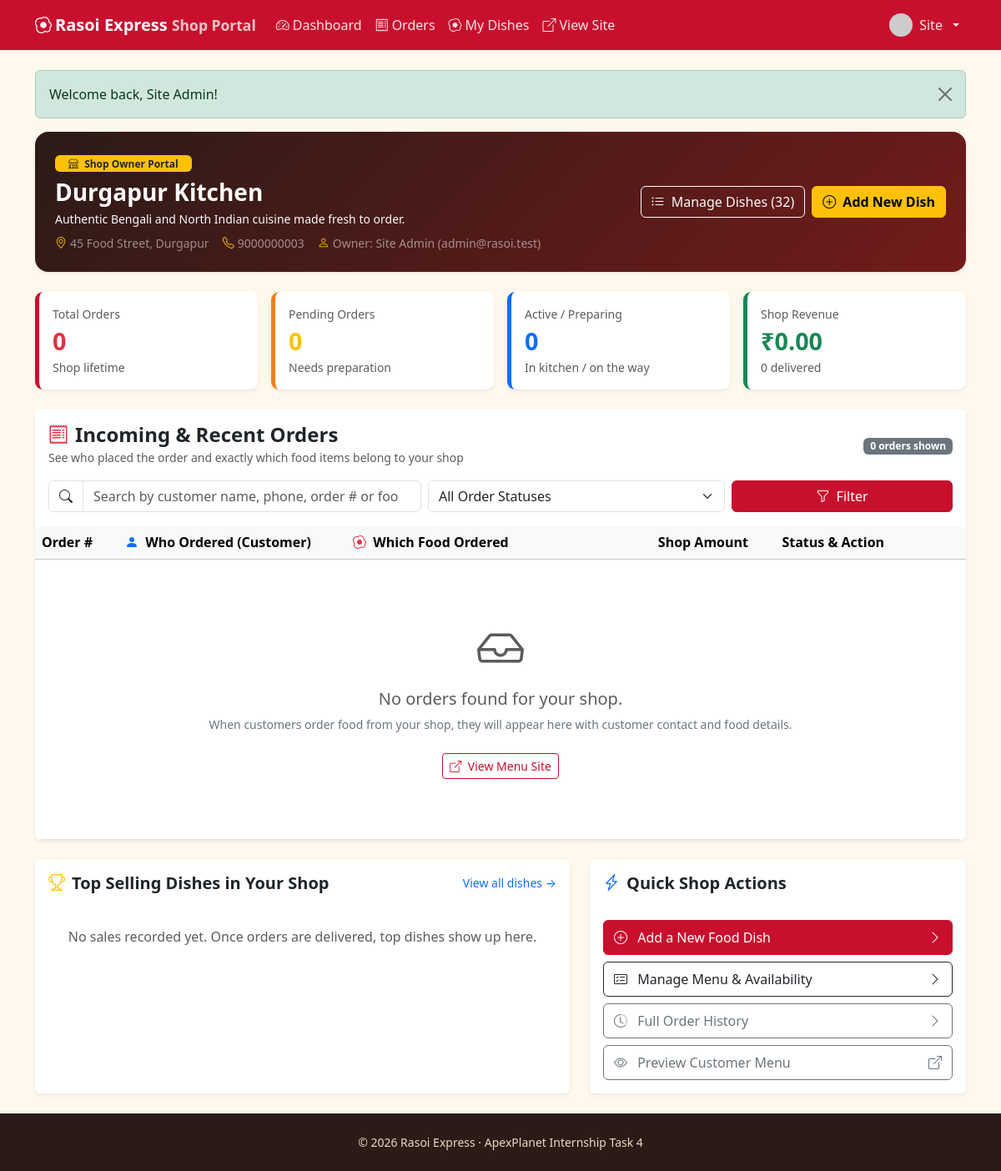
Screenshot of /shop/index.php (signed in) with the database file from the repository.
### tables this page shows
CREATE TABLE users (
  id INT UNSIGNED AUTO_INCREMENT PRIMARY KEY,
  name VARCHAR(80) NOT NULL,
  email VARCHAR(120) NOT NULL UNIQUE,
  phone VARCHAR(15) DEFAULT NULL,
  address VARCHAR(255) DEFAULT NULL,
  password_hash VARCHAR(255) NOT NULL,
  role ENUM('user','admin','shop_owner') NOT NULL DEFAULT 'user',
  status ENUM('active','blocked') NOT NULL DEFAULT 'active',
  avatar VARCHAR(255) DEFAULT NULL,
  last_login_at DATETIME DEFAULT NULL,
  created_at TIMESTAMP DEFAULT CURRENT_TIMESTAMP,
  INDEX idx_users_role (role),
  INDEX idx_users_last_login (last_login_at)
);

CREATE TABLE shops (
  id INT UNSIGNED AUTO_INCREMENT PRIMARY KEY,
  name VARCHAR(100) NOT NULL,
  description TEXT,
  address VARCHAR(255) NOT NULL,
  phone VARCHAR(15) NOT NULL,
  owner_id INT UNSIGNED NOT NULL,
  created_at TIMESTAMP DEFAULT CURRENT_TIMESTAMP,
  CONSTRAINT fk_shops_owner FOREIGN KEY (owner_id) REFERENCES users(id) ON DELETE CASCADE,
  INDEX idx_shops_owner (owner_id)
);

### shop/index.php (the view, shortened to what the rows shown need)
<?php
require_once __DIR__ . '/../includes/auth.php';
$me = require_shop_owner();
$shop = owner_shop($me['id']);
require __DIR__ . '/../includes/header.php';
?>
<div class="card border-0 shadow-sm mb-4" style="background: linear-gradient(135deg, #2b1b17 0%, #731b1b 100%); color: #fff; border-radius: 1rem;">
  <div class="card-body p-4 d-flex flex-wrap align-items-center justify-content-between gap-3">
    <div>
      <div class="badge bg-warning text-dark mb-2 px-3 py-1"><i class="bi bi-shop me-1"></i> Shop Owner Portal</div>
      <h2 class="h3 fw-bold mb-1"><?= e($shop['name']) ?></h2>
      <p class="mb-1 text-light opacity-90 small"><?= e($shop['description']) ?></p>
      <div class="d-flex flex-wrap gap-3 small text-white-50 mt-2">
        <span><i class="bi bi-geo-alt text-warning me-1"></i><?= e($shop['address']) ?></span>
        <span><i class="bi bi-telephone text-warning me-1"></i><?= e($shop['phone']) ?></span>
        <span><i class="bi bi-person text-warning me-1"></i>Owner: <?= e($me['name']) ?> (<?= e($me['email']) ?>)</span>
      </div>
    </div>
  </div>
</div>
<div class="card border-0 shadow-sm mb-4">
  <div class="table-responsive">
    <table class="table align-middle mb-0 table-hover">
      <thead class="table-light">
        <tr>
          <th style="width: 100px;">Order #</th>
          <th style="min-width: 230px;"><i class="bi bi-person-fill text-primary me-1"></i> Who Ordered (Customer)</th>
          <th style="min-width: 320px;"><i class="bi bi-egg-fried text-danger me-1"></i> Which Food Ordered</th>
          <th style="min-width: 130px;">Shop Amount</th>
          <th style="min-width: 200px;">Status &amp; Action</th>
        </tr>
      </thead>
    </table>
  </div>
</div>
<?php require __DIR__ . '/../includes/footer.php'; ?>

### includes/header.php (shortened to what the rows shown need)
<?php require_once __DIR__ . '/auth.php'; $me = current_user(); $isAdminArea = !empty($adminArea); $isShopArea = !empty($shopArea); ?>
<!DOCTYPE html>
<html lang="en">
<head>
<link href="https://cdn.jsdelivr.net/npm/bootstrap@5.3.3/dist/css/bootstrap.min.css" rel="stylesheet">
<link href="https://cdn.jsdelivr.net/npm/bootstrap-icons@1.11.3/font/bootstrap-icons.min.css" rel="stylesheet">
<link href="<?= url('assets/css/style.css') ?>" rel="stylesheet">
</head>
<body>
<nav class="navbar navbar-expand-lg navbar-dark rx-nav sticky-top">
  <div class="container">
    <div class="collapse navbar-collapse" id="nav">
      <ul class="navbar-nav align-items-lg-center gap-lg-2">
        <?php if ($me): ?>
          <li class="nav-item dropdown">
            <a class="nav-link dropdown-toggle d-flex align-items-center gap-2" href="#" data-bs-toggle="dropdown">
              <img src="<?= e(avatar_url($me)) ?>" class="rounded-circle" width="28" height="28" alt=""><?= e(explode(' ', $me['name'])[0]) ?>
            </a>
          </li>
        <?php else: ?>
          <li class="nav-item"><a class="nav-link" href="<?= url('login.php') ?>">Log in</a></li>
          <li class="nav-item"><a class="btn btn-warning btn-sm" href="<?= url('register.php') ?>">Sign up</a></li>
        <?php endif; ?>
      </ul>
    </div>
  </div>
</nav>
<main class="container py-4 main-content flex-grow-1 d-flex flex-column">

### rows the page displays
users: name "Site", name "Site Admin", email "admin@rasoi.test"
shops: name "Durgapur Kitchen", description "Authentic Bengali and North Indian cuisine made fresh to order.", address "45 Food Street, Durgapur", phone "9000000003"

### other values shown
APP_NAME "Rasoi Express"
$m "Welcome back, Site Admin!"
$totalDishes "32"
$stat['total_orders'] "0"
$stat['pending_orders'] "0"
$stat['in_progress_orders'] "0"
money($stat['shop_revenue']) "₹0.00"
$stat['delivered_orders'] "0"
count($orders) "0"
